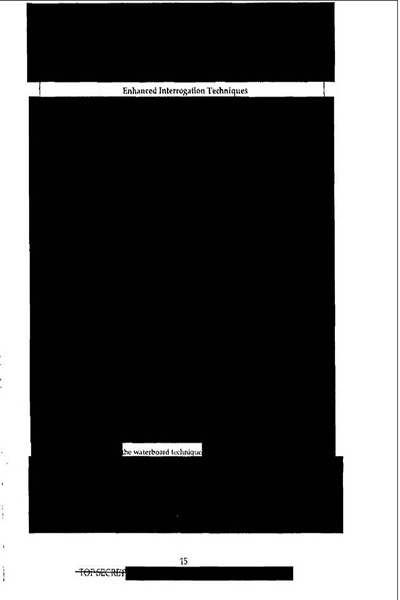
#> input picture a_CIA_IG_Report_REDACT_p15_400x600.jpg, 400 x 600 px
$ python redact_unredact_doc.py
#> lines starting #> are read from the running program, lines starting #| are printed output that depends on the picture
# Part 2 of the unredaction project - revealing the text beneath redacted text

#!/usr/bin/python

from PIL import Image, ImageShow, ImageFilter
import os
import time
import sys


# go to directory where images live
os.chdir('/home/pi/Desktop/images/')

# try to open image and show error if cannot
try:
    image1 = Image.open("a_CIA_IG_Report_REDACT_p15_400x600.jpg")
#> image1 is the input picture: PIL image 400x600 RGB; min 0, max 255, mean 84.6
except IOError:
    print("cannot load image")
    sys.exit(1)

# display image1 - the heavily redacted document
image1.show()
# code below can be used during testing to check size/mode
#print(image1.format, image1.size, image1.mode)
time.sleep(1)


# try to open 2nd image in backgroundand show error if cannot
try:
    image2 = Image.open("b_CIA_IG_Report_p15_400x600.jpg")
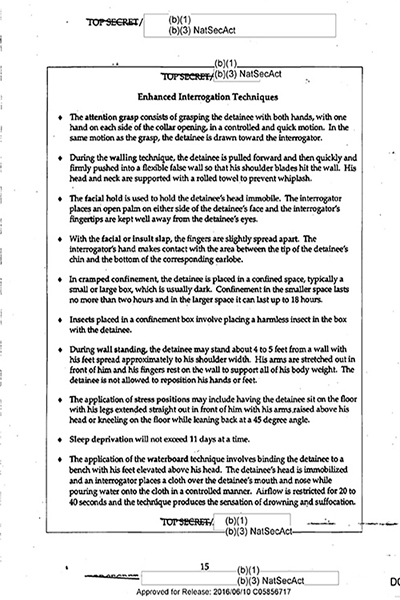
#> input picture b_CIA_IG_Report_p15_400x600.jpg, 400 x 600 px
#> image2 is the input picture: PIL image 400x600 RGB; min 0, max 255, mean 226.9
except IOError:
    print("cannot load image")
    sys.exit(1)

# the 2 code lines below can be used during testing to check size/mode
#image2.show()
#print(image2.format, image2.size, image2.mode)

# now use PIL Image.blend to slowly blend the 2 images together
# fade out the redaction to reveal the less-redacted version over 3 steps

newimg1= Image.blend(image1, image2, 0.3)
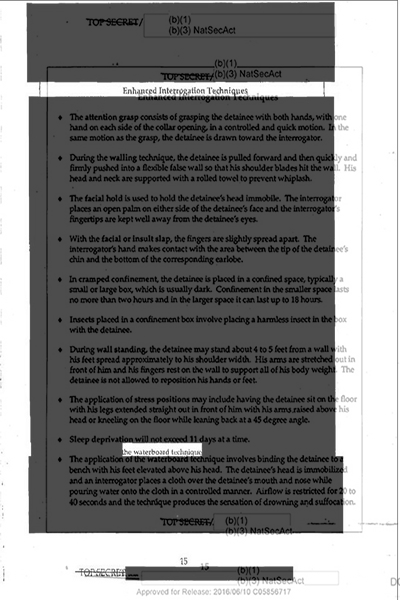
#> newimg1: PIL image 400x600 RGB; min 0, max 255, mean 127

newimg1.show()
time.sleep(1)

newimg2= Image.blend(image1, image2, 0.7)
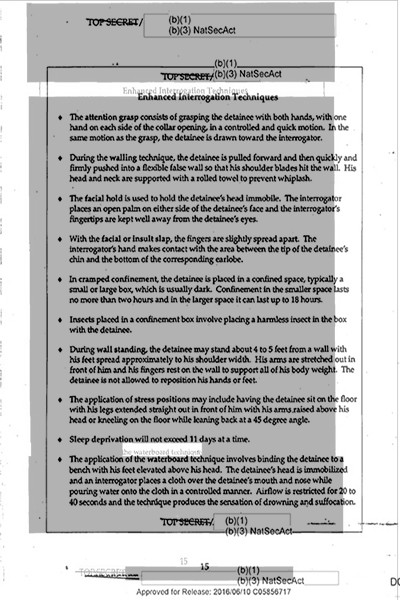
#> newimg2: PIL image 400x600 RGB; min 0, max 255, mean 183.8

newimg2.show()
time.sleep(1)

newimg3= Image.blend(image1, image2, 0.9)
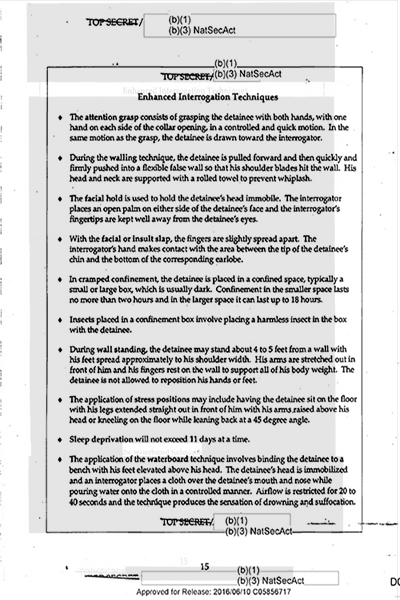
#> newimg3: PIL image 400x600 RGB; min 0, max 255, mean 212.2

newimg3.show()
time.sleep(1)

# finally show image2, the less-redacted document, fully
# sleep some extra seconds here to allow the user to read what had been hidden

image2.show()
time.sleep(7)

image2.close() #unfortunately this does not close the image window, but it is here in case it helps release memory from this process

# bring the user back to viewing the heavily redacted document
# wait 2 seconds before being available to motion sensor triggers again to start over

image1.show()
time.sleep(2)

image1.close() #unfortunately this does not close the image window, but it is here in case it helps release memory from this process

# sys.exit(1)  # when activated/uncommented attempts to exit active processes
